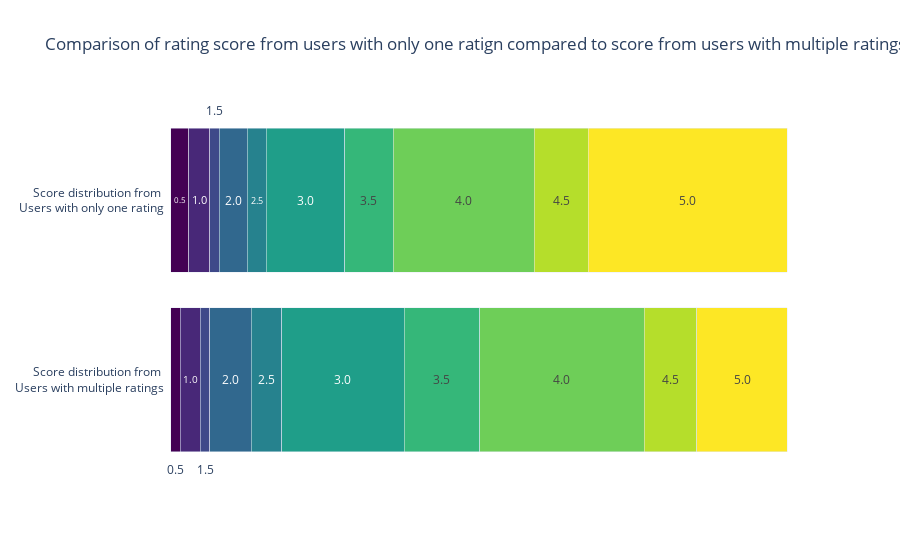

Source (notebook cell):
### Code cell
#Max threshold that makes sense
#threshold = 0.0312
threshold = 0.02
descripion_only_one_ratings = ['Score distribution from <br> Users with only one rating']
descriont_multiple_ratings = ['Score distribution from <br> Users with multiple ratings']
colors = px.colors.sequential.Viridis
fig = make_subplots(rows=2, cols=1, shared_xaxes=True, vertical_spacing = 0.00)
create_stacked_barchart_subplot(fig, threshold, descripion_only_one_ratings, binned_ratings_single_account_percentage, 1, 1, colors, list_of_ratings, True)
create_stacked_barchart_subplot(fig, threshold, descriont_multiple_ratings, binned_ratings_without_single_accounts_percentage, 1, 2, colors, list_of_ratings, False)

fig.update_layout(barmode='stack')
fig.update_layout(title={'text': "Comparison of rating score from users with only one ratign compared to score from users with multiple ratings"})
fig.update_xaxes(visible=False)
fig.update_layout(plot_bgcolor="#FFFFFF")
fig.show()

### Figure 1 — Plotly figure (JSON) as saved in the notebook; plotly's stock layout.template omitted (floating-point values rounded to 4 significant figures)
{"data": [{"hovertemplate": "Percentage of score 0.5: 2.92%<extra></extra>", "insidetextanchor": "middle", "marker": {"color": "#440154"}, "name": "0.5", "orientation": "h", "showlegend": false, "text": "0.5", "textangle": 0, "textposition": "inside", "type": "bar", "x": [0.02918], "xaxis": "x", "y": ["Score distribution from <br> Users with only one rating"], "yaxis": "y"}, {"hovertemplate": "Percentage of score 1.0: 3.45%<extra></extra>", "insidetextanchor": "middle", "marker": {"color": "#482878"}, "name": "1.0", "orientation": "h", "showlegend": false, "text": "1.0", "textangle": 0, "textposition": "inside", "type": "bar", "x": [0.03452], "xaxis": "x", "y": ["Score distribution from <br> Users with only one rating"], "yaxis": "y"}, {"hovertemplate": "Percentage of score 1.5: 1.49%<extra></extra>", "insidetextanchor": "middle", "marker": {"color": "#3e4989"}, "name": "1.5", "orientation": "h", "showlegend": false, "text": "1.5", "textangle": 0, "textposition": "none", "type": "bar", "x": [0.01495], "xaxis": "x", "y": ["Score distribution from <br> Users with only one rating"], "yaxis": "y"}, {"hovertemplate": "Percentage of score 2.0: 4.54%<extra></extra>", "insidetextanchor": "middle", "marker": {"color": "#31688e"}, "name": "2.0", "orientation": "h", "showlegend": false, "text": "2.0", "textangle": 0, "textposition": "inside", "type": "bar", "x": [0.04537], "xaxis": "x", "y": ["Score distribution from <br> Users with only one rating"], "yaxis": "y"}, {"hovertemplate": "Percentage of score 2.5: 3.11%<extra></extra>", "insidetextanchor": "middle", "marker": {"color": "#26828e"}, "name": "2.5", "orientation": "h", "showlegend": false, "text": "2.5", "textangle": 0, "textposition": "inside", "type": "bar", "x": [0.03114], "xaxis": "x", "y": ["Score distribution from <br> Users with only one rating"], "yaxis": "y"}, {"hovertemplate": "Percentage of score 3.0: 12.7%<extra></extra>", "insidetextanchor": "middle", "marker": {"color": "#1f9e89"}, "name": "3.0", "orientation": "h", "showlegend": false, "text": "3.0", "textangle": 0, "textposition": "inside", "type": "bar", "x": [0.127], "xaxis": "x", "y": ["Score distribution from <br> Users with only one rating"], "yaxis": "y"}, {"hovertemplate": "Percentage of score 3.5: 7.86%<extra></extra>", "insidetextanchor": "middle", "marker": {"color": "#35b779"}, "name": "3.5", "orientation": "h", "showlegend": false, "text": "3.5", "textangle": 0, "textposition": "inside", "type": "bar", "x": [0.07865], "xaxis": "x", "y": ["Score distribution from <br> Users with only one rating"], "yaxis": "y"}, {"hovertemplate": "Percentage of score 4.0: 22.85%<extra></extra>", "insidetextanchor": "middle", "marker": {"color": "#6ece58"}, "name": "4.0", "orientation": "h", "showlegend": false, "text": "4.0", "textangle": 0, "textposition": "inside", "type": "bar", "x": [0.2285], "xaxis": "x", "y": ["Score distribution from <br> Users with only one rating"], "yaxis": "y"}, {"hovertemplate": "Percentage of score 4.5: 8.81%<extra></extra>", "insidetextanchor": "middle", "marker": {"color": "#b5de2b"}, "name": "4.5", "orientation": "h", "showlegend": false, "text": "4.5", "textangle": 0, "textposition": "inside", "type": "bar", "x": [0.08808], "xaxis": "x", "y": ["Score distribution from <br> Users with only one rating"], "yaxis": "y"}, {"hovertemplate": "Percentage of score 5.0: 32.26%<extra></extra>", "insidetextanchor": "middle", "marker": {"color": "#fde725"}, "name": "5.0", "orientation": "h", "showlegend": false, "text": "5.0", "textangle": 0, "textposition": "inside", "type": "bar", "x": [0.3226], "xaxis": "x", "y": ["Score distribution from <br> Users with only one rating"], "yaxis": "y"}, {"hovertemplate": "Percentage of score 0.5: 1.59%<extra></extra>", "insidetextanchor": "middle", "marker": {"color": "#440154"}, "name": "0.5", "orientation": "h", "showlegend": false, "text": "0.5", "textangle": 0, "textposition": "none", "type": "bar", "x": [0.01594], "xaxis": "x2", "y": ["Score distribution from <br> Users with multiple ratings"], "yaxis": "y2"}, {"hovertemplate": "Percentage of score 1.0: 3.19%<extra></extra>", "insidetextanchor": "middle", "marker": {"color": "#482878"}, "name": "1.0", "orientation": "h", "showlegend": false, "text": "1.0", "textangle": 0, "textposition": "inside", "type": "bar", "x": [0.03193], "xaxis": "x2", "y": ["Score distribution from <br> Users with multiple ratings"], "yaxis": "y2"}, {"hovertemplate": "Percentage of score 1.5: 1.59%<extra></extra>", "insidetextanchor": "middle", "marker": {"color": "#3e4989"}, "name": "1.5", "orientation": "h", "showlegend": false, "text": "1.5", "textangle": 0, "textposition": "none", "type": "bar", "x": [0.0159], "xaxis": "x2", "y": ["Score distribution from <br> Users with multiple ratings"], "yaxis": "y2"}, {"hovertemplate": "Percentage of score 2.0: 6.67%<extra></extra>", "insidetextanchor": "middle", "marker": {"color": "#31688e"}, "name": "2.0", "orientation": "h", "showlegend": false, "text": "2.0", "textangle": 0, "textposition": "inside", "type": "bar", "x": [0.06669], "xaxis": "x2", "y": ["Score distribution from <br> Users with multiple ratings"], "yaxis": "y2"}, {"hovertemplate": "Percentage of score 2.5: 4.95%<extra></extra>", "insidetextanchor": "middle", "marker": {"color": "#26828e"}, "name": "2.5", "orientation": "h", "showlegend": false, "text": "2.5", "textangle": 0, "textposition": "inside", "type": "bar", "x": [0.04949], "xaxis": "x2", "y": ["Score distribution from <br> Users with multiple ratings"], "yaxis": "y2"}, {"hovertemplate": "Percentage of score 3.0: 19.88%<extra></extra>", "insidetextanchor": "middle", "marker": {"color": "#1f9e89"}, "name": "3.0", "orientation": "h", "showlegend": false, "text": "3.0", "textangle": 0, "textposition": "inside", "type": "bar", "x": [0.1988], "xaxis": "x2", "y": ["Score distribution from <br> Users with multiple ratings"], "yaxis": "y2"}, {"hovertemplate": "Percentage of score 3.5: 12.27%<extra></extra>", "insidetextanchor": "middle", "marker": {"color": "#35b779"}, "name": "3.5", "orientation": "h", "showlegend": false, "text": "3.5", "textangle": 0, "textposition": "inside", "type": "bar", "x": [0.1227], "xaxis": "x2", "y": ["Score distribution from <br> Users with multiple ratings"], "yaxis": "y2"}, {"hovertemplate": "Percentage of score 4.0: 26.65%<extra></extra>", "insidetextanchor": "middle", "marker": {"color": "#6ece58"}, "name": "4.0", "orientation": "h", "showlegend": false, "text": "4.0", "textangle": 0, "textposition": "inside", "type": "bar", "x": [0.2665], "xaxis": "x2", "y": ["Score distribution from <br> Users with multiple ratings"], "yaxis": "y2"}, {"hovertemplate": "Percentage of score 4.5: 8.55%<extra></extra>", "insidetextanchor": "middle", "marker": {"color": "#b5de2b"}, "name": "4.5", "orientation": "h", "showlegend": false, "text": "4.5", "textangle": 0, "textposition": "inside", "type": "bar", "x": [0.08552], "xaxis": "x2", "y": ["Score distribution from <br> Users with multiple ratings"], "yaxis": "y2"}, {"hovertemplate": "Percentage of score 5.0: 14.67%<extra></extra>", "insidetextanchor": "middle", "marker": {"color": "#fde725"}, "name": "5.0", "orientation": "h", "showlegend": false, "text": "5.0", "textangle": 0, "textposition": "inside", "type": "bar", "x": [0.1467], "xaxis": "x2", "y": ["Score distribution from <br> Users with multiple ratings"], "yaxis": "y2"}], "layout": {"annotations": [{"showarrow": false, "text": "1.5", "x": 0.07117, "xref": "x", "y": 0.5, "yref": "y"}, {"showarrow": false, "text": "0.5", "x": 0.007969, "xref": "x", "y": -0.5, "yref": "y2"}, {"showarrow": false, "text": "1.5", "x": 0.05582, "xref": "x", "y": -0.5, "yref": "y2"}], "barmode": "stack", "plot_bgcolor": "#FFFFFF", "title": {"text": "Comparison of rating score from users with only one ratign compared to score from users with multiple ratings"}, "xaxis": {"anchor": "y", "domain": [0, 1], "matches": "x2", "showticklabels": false, "visible": false}, "xaxis2": {"anchor": "y2", "domain": [0, 1], "visible": false}, "yaxis": {"anchor": "x", "domain": [0.5, 1]}, "yaxis2": {"anchor": "x2", "domain": [0, 0.5]}}}
